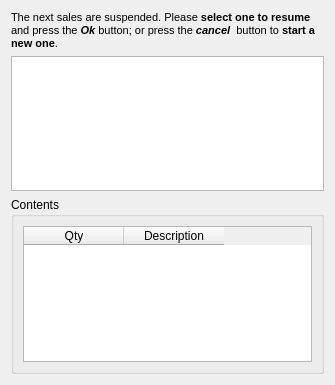
<?xml version="1.0" encoding="UTF-8"?>
<ui version="4.0">
 <class>resumeDialog</class>
 <widget class="QWidget" name="resumeDialog">
  <property name="geometry">
   <rect>
    <x>0</x>
    <y>0</y>
    <width>335</width>
    <height>385</height>
   </rect>
  </property>
  <property name="windowTitle">
   <string>Resume Sale</string>
  </property>
  <layout class="QVBoxLayout" name="verticalLayout">
   <item>
    <widget class="QLabel" name="lblTitle">
     <property name="text">
      <string>&lt;!DOCTYPE HTML PUBLIC &quot;-//W3C//DTD HTML 4.0//EN&quot; &quot;http://www.w3.org/TR/REC-html40/strict.dtd&quot;&gt;
&lt;html&gt;&lt;head&gt;&lt;meta name=&quot;qrichtext&quot; content=&quot;1&quot; /&gt;&lt;style type=&quot;text/css&quot;&gt;
p, li { white-space: pre-wrap; }
&lt;/style&gt;&lt;/head&gt;&lt;body style=&quot; font-family:'Lucida Grande'; font-size:8pt; font-weight:400; font-style:normal;&quot;&gt;
&lt;p style=&quot; margin-top:0px; margin-bottom:0px; margin-left:0px; margin-right:0px; -qt-block-indent:0; text-indent:0px;&quot;&gt;The next sales are suspended. Please &lt;span style=&quot; font-weight:600;&quot;&gt;select one to resume&lt;/span&gt; and press the &lt;span style=&quot; font-weight:600; font-style:italic;&quot;&gt;Ok&lt;/span&gt; button; or press the &lt;span style=&quot; font-weight:600; font-style:italic;&quot;&gt;cancel&lt;/span&gt;  button to &lt;span style=&quot; font-weight:600;&quot;&gt;start a new one&lt;/span&gt;.&lt;/p&gt;&lt;/body&gt;&lt;/html&gt;</string>
     </property>
     <property name="wordWrap">
      <bool>true</bool>
     </property>
    </widget>
   </item>
   <item>
    <widget class="QTableView" name="tableWidget">
     <property name="minimumSize">
      <size>
       <width>280</width>
       <height>0</height>
      </size>
     </property>
     <property name="editTriggers">
      <set>QAbstractItemView::NoEditTriggers</set>
     </property>
     <property name="selectionMode">
      <enum>QAbstractItemView::SingleSelection</enum>
     </property>
     <property name="selectionBehavior">
      <enum>QAbstractItemView::SelectRows</enum>
     </property>
     <property name="sortingEnabled">
      <bool>true</bool>
     </property>
     <property name="cornerButtonEnabled">
      <bool>false</bool>
     </property>
    </widget>
   </item>
   <item>
    <widget class="QGroupBox" name="groupBox">
     <property name="minimumSize">
      <size>
       <width>0</width>
       <height>100</height>
      </size>
     </property>
     <property name="title">
      <string>Contents</string>
     </property>
     <layout class="QVBoxLayout" name="verticalLayout_2">
      <item>
       <widget class="QTableWidget" name="contentTable">
        <column>
         <property name="text">
          <string>Qty</string>
         </property>
        </column>
        <column>
         <property name="text">
          <string>Description</string>
         </property>
        </column>
       </widget>
      </item>
     </layout>
    </widget>
   </item>
  </layout>
 </widget>
 <resources/>
 <connections/>
</ui>
